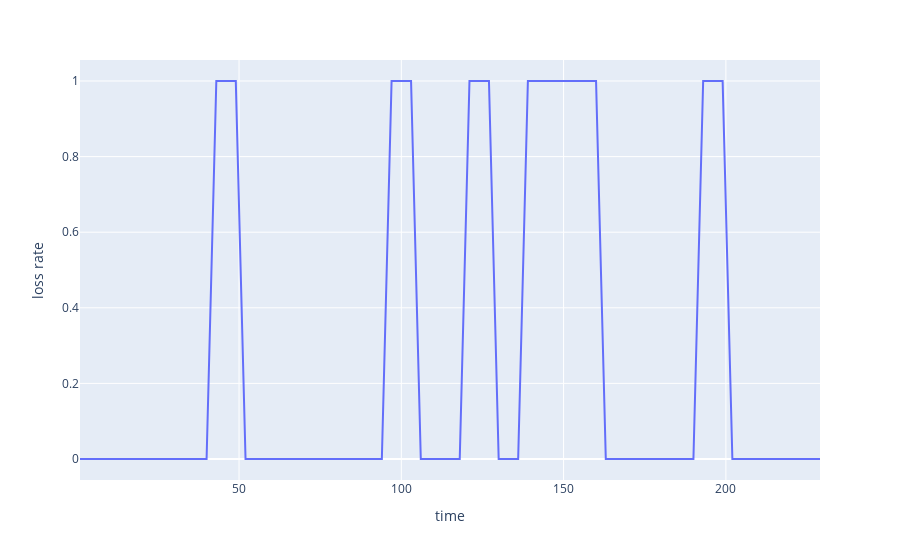
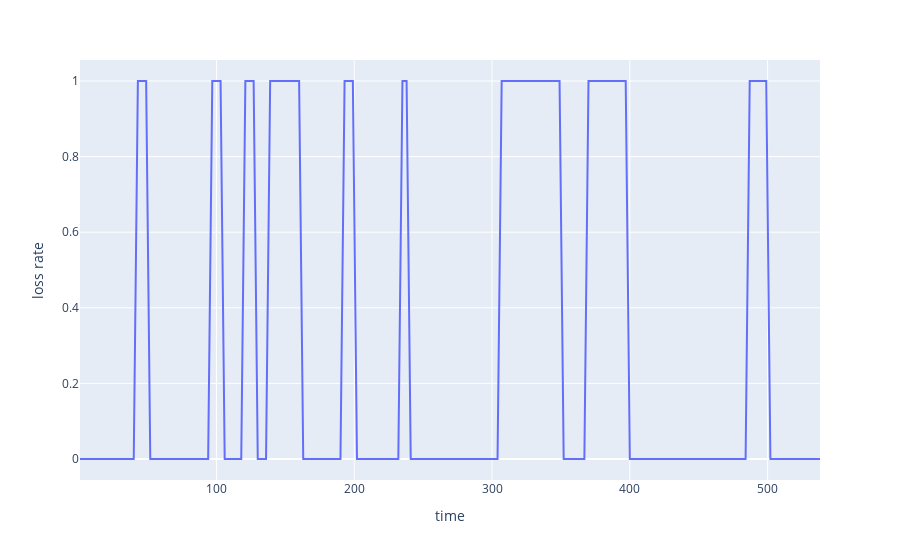
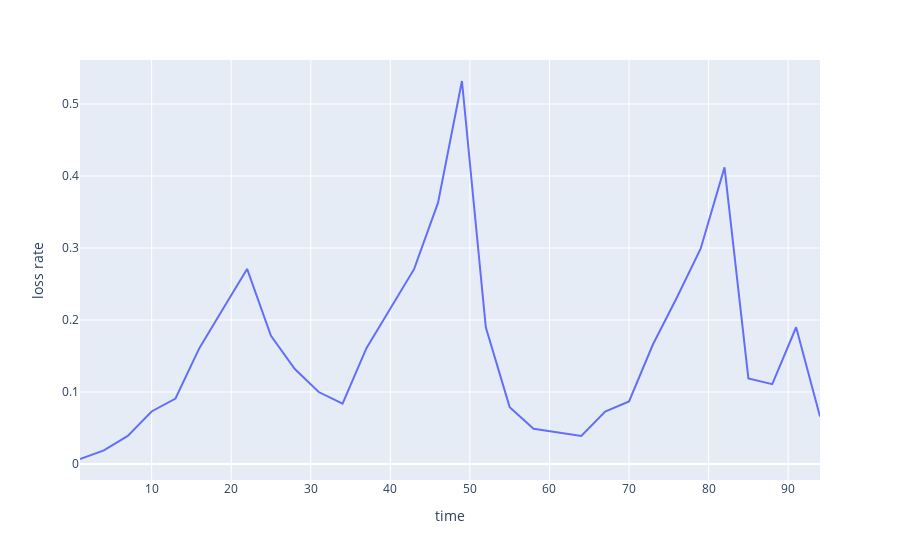
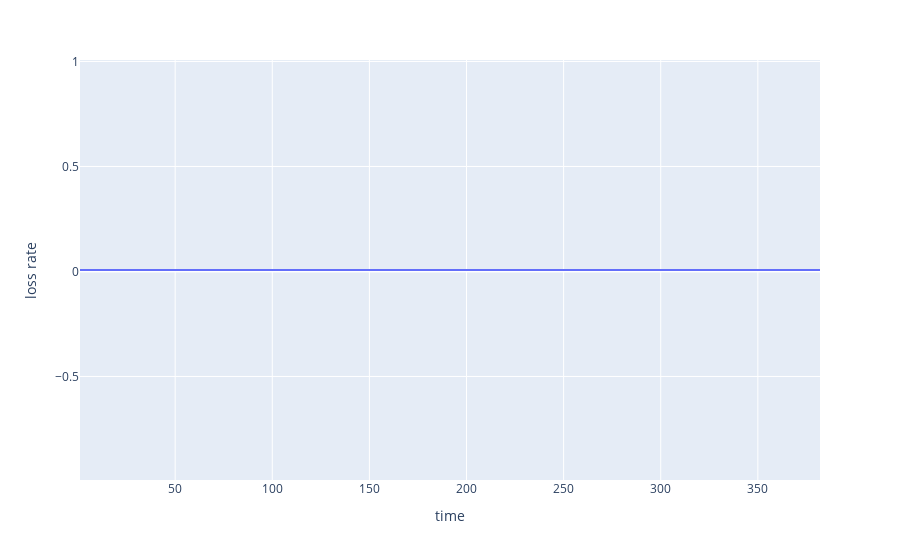

Notebook cell for these charts, in order:
### Code cell
for index,sim in enumerate(sims):
    df=sim[0]
    name=df.name+'_loss'
    fig = px.line(df.query("type=='send'"), x="time", y="loss rate")
    fig.show()
    fig.update_layout(title_text=None,
                      xaxis_title="Time",
                      yaxis_title="Loss rate",
                      margin=dict(l=100, r=20, t=10, b=4),
                      font=dict(
                        family="New Times Roman",
                        size=20,
                    ))
    fig.write_image(figues_path+name+".pdf")

### Figure 1 — Plotly figure (JSON) as saved in the notebook; plotly's stock layout.template omitted (floating-point values rounded to 4 significant figures)
{"data": [{"hovertemplate": "time=%{x}<br>loss rate=%{y}<extra></extra>", "legendgroup": "", "line": {"color": "#636efa", "dash": "solid"}, "marker": {"symbol": "circle"}, "mode": "lines", "name": "", "orientation": "v", "showlegend": false, "type": "scatter", "x": [1, 4, 7, 10, 13, 16, 19, 22, 25, 28, 31, 34, 37, 40, 43, 46, 49, 52, 55, 58, 61, 64, 67, 70, 73, 76, 79, 82, 85, 88, 91, 94, 97, 100, 103, 106, 109, 112, 115, 118, 121, 124, 127, 130, 133, 136, 139, 142, 145, 148, 151, 154, 157, 160, 163, 166, 169, 172, 175, 178, 181, 184, 187, 190, 193, 196, 199, 202, 205, 208, 211, 214, 217, 220, 223, 226, 229], "xaxis": "x", "y": [0, 0, 0, 0, 0, 0, 0, 0, 0, 0, 0, 0, 0, 0, 1, 1, 1, 0, 0, 0, 0, 0, 0, 0, 0, 0, 0, 0, 0, 0, 0, 0, 1, 1, 1, 0, 0, 0, 0, 0, 1, 1, 1, 0, 0, 0, 1, 1, 1, 1, 1, 1, 1, 1, 0, 0, 0, 0, 0, 0, 0, 0, 0, 0, 1, 1, 1, 0, 0, 0, 0, 0, 0, 0, 0, 0, 0], "yaxis": "y"}], "layout": {"autosize": true, "legend": {"tracegroupgap": 0}, "margin": {"t": 60}, "xaxis": {"anchor": "y", "autorange": true, "domain": [0, 1], "range": [1, 229], "title": {"text": "time"}, "type": "linear"}, "yaxis": {"anchor": "x", "autorange": true, "domain": [0, 1], "range": [-0.05556, 1.056], "title": {"text": "loss rate"}, "type": "linear"}}}

### Figure 2 — Plotly figure (JSON) as saved in the notebook; plotly's stock layout.template omitted (floating-point values rounded to 4 significant figures; data arrays with more than 128 entries replaced by an {"elided": "..."} marker saying what was removed)
{"data": [{"hovertemplate": "time=%{x}<br>loss rate=%{y}<extra></extra>", "legendgroup": "", "line": {"color": "#636efa", "dash": "solid"}, "marker": {"symbol": "circle"}, "mode": "lines", "name": "", "orientation": "v", "showlegend": false, "type": "scatter", "x": {"elided": "180 int values"}, "xaxis": "x", "y": {"elided": "180 int values"}, "yaxis": "y"}], "layout": {"autosize": true, "legend": {"tracegroupgap": 0}, "margin": {"t": 60}, "xaxis": {"anchor": "y", "autorange": true, "domain": [0, 1], "range": [1, 538], "title": {"text": "time"}, "type": "linear"}, "yaxis": {"anchor": "x", "autorange": true, "domain": [0, 1], "range": [-0.05556, 1.056], "title": {"text": "loss rate"}, "type": "linear"}}}

### Figure 3 — Plotly figure (JSON) as saved in the notebook; plotly's stock layout.template omitted (floating-point values rounded to 4 significant figures)
{"data": [{"hovertemplate": "time=%{x}<br>loss rate=%{y}<extra></extra>", "legendgroup": "", "line": {"color": "#636efa", "dash": "solid"}, "marker": {"symbol": "circle"}, "mode": "lines", "name": "", "orientation": "v", "showlegend": false, "type": "scatter", "x": [1, 4, 7, 10, 13, 16, 19, 22, 25, 28, 31, 34, 37, 40, 43, 46, 49, 52, 55, 58, 61, 64, 67, 70, 73, 76, 79, 82, 85, 88, 91, 94], "xaxis": "x", "y": [0.007, 0.019, 0.039, 0.073, 0.091, 0.161, 0.216, 0.271, 0.178, 0.132, 0.1, 0.084, 0.161, 0.216, 0.271, 0.363, 0.532, 0.19, 0.079, 0.049, 0.044, 0.039, 0.073, 0.087, 0.166, 0.231, 0.299, 0.412, 0.119, 0.111, 0.19, 0.066], "yaxis": "y"}], "layout": {"autosize": true, "legend": {"tracegroupgap": 0}, "margin": {"t": 60}, "xaxis": {"anchor": "y", "autorange": true, "domain": [0, 1], "range": [1, 94], "title": {"text": "time"}, "type": "linear"}, "yaxis": {"anchor": "x", "autorange": true, "domain": [0, 1], "range": [-0.02217, 0.5612], "title": {"text": "loss rate"}, "type": "linear"}}}

### Figure 4 — Plotly figure (JSON) as saved in the notebook; plotly's stock layout.template omitted (floating-point values rounded to 4 significant figures)
{"data": [{"hovertemplate": "time=%{x}<br>loss rate=%{y}<extra></extra>", "legendgroup": "", "line": {"color": "#636efa", "dash": "solid"}, "marker": {"symbol": "circle"}, "mode": "lines", "name": "", "orientation": "v", "showlegend": false, "type": "scatter", "x": [1, 4, 7, 10, 13, 16, 19, 22, 25, 28, 31, 34, 37, 40, 43, 46, 49, 52, 55, 58, 61, 64, 67, 70, 73, 76, 79, 82, 85, 88, 91, 94, 97, 100, 103, 106, 109, 112, 115, 118, 121, 124, 127, 130, 133, 136, 139, 142, 145, 148, 151, 154, 157, 160, 163, 166, 169, 172, 175, 178, 181, 184, 187, 190, 193, 196, 199, 202, 205, 208, 211, 214, 217, 220, 223, 226, 229, 232, 235, 238, 241, 244, 247, 250, 253, 256, 259, 262, 265, 268, 271, 274, 277, 280, 283, 286, 289, 292, 295, 298, 301, 304, 307, 310, 313, 316, 319, 322, 325, 328, 331, 334, 337, 340, 343, 346, 349, 352, 355, 358, 361, 364, 367, 370, 373, 376, 379, 382], "xaxis": "x", "y": [0.007, 0.007, 0.007, 0.007, 0.007, 0.007, 0.007, 0.007, 0.007, 0.007, 0.007, 0.007, 0.007, 0.007, 0.007, 0.007, 0.007, 0.007, 0.007, 0.007, 0.007, 0.007, 0.007, 0.007, 0.007, 0.007, 0.007, 0.007, 0.007, 0.007, 0.007, 0.007, 0.007, 0.007, 0.007, 0.007, 0.007, 0.007, 0.007, 0.007, 0.007, 0.007, 0.007, 0.007, 0.007, 0.007, 0.007, 0.007, 0.007, 0.007, 0.007, 0.007, 0.007, 0.007, 0.007, 0.007, 0.007, 0.007, 0.007, 0.007, 0.007, 0.007, 0.007, 0.007, 0.007, 0.007, 0.007, 0.007, 0.007, 0.007, 0.007, 0.007, 0.007, 0.007, 0.007, 0.007, 0.007, 0.007, 0.007, 0.007, 0.007, 0.007, 0.007, 0.007, 0.007, 0.007, 0.007, 0.007, 0.007, 0.007, 0.007, 0.007, 0.007, 0.007, 0.007, 0.007, 0.007, 0.007, 0.007, 0.007, 0.007, 0.007, 0.007, 0.007, 0.007, 0.007, 0.007, 0.007, 0.007, 0.007, 0.007, 0.007, 0.007, 0.007, 0.007, 0.007, 0.007, 0.007, 0.007, 0.007, 0.007, 0.007, 0.007, 0.007, 0.007, 0.007, 0.007, 0.007], "yaxis": "y"}], "layout": {"autosize": true, "legend": {"tracegroupgap": 0}, "margin": {"t": 60}, "xaxis": {"anchor": "y", "autorange": true, "domain": [0, 1], "range": [1, 382], "title": {"text": "time"}, "type": "linear"}, "yaxis": {"anchor": "x", "autorange": true, "domain": [0, 1], "range": [-0.993, 1.007], "title": {"text": "loss rate"}, "type": "linear"}}}
